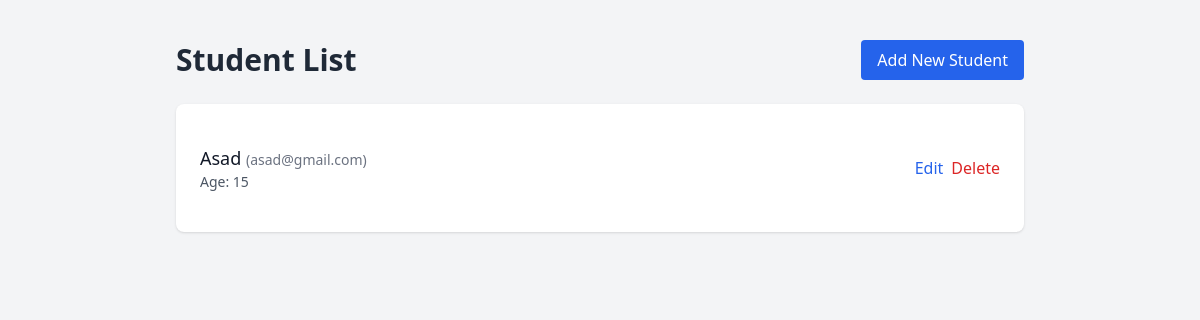
/students/, run on an earlier commit of the app's database.
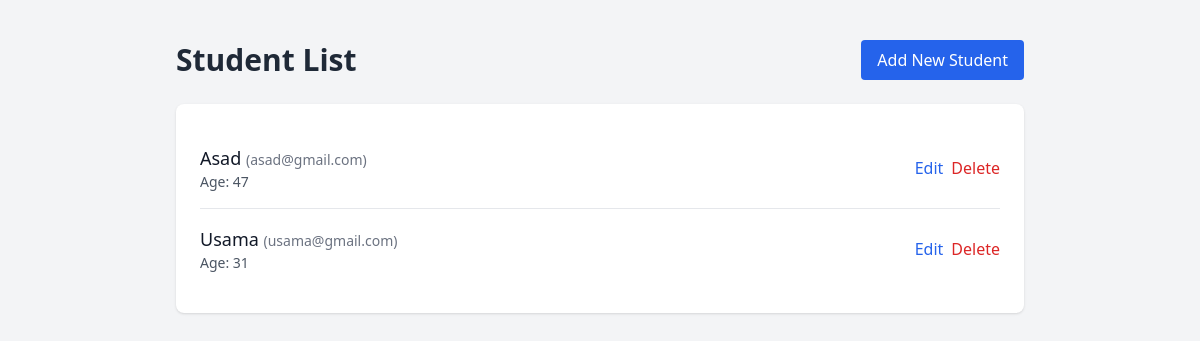
And on a later commit of the database.
### students/models.py (models this page shows, shortened)
class Student(models.Model):
    name = models.CharField(max_length=100)
    email = models.EmailField(unique=True)
    age = models.IntegerField()

### students/views.py (the view)
# urls.py: path('', views.student_list, name='student_list'),
def student_list(request):
    students = Student.objects.all()
    return render(request, 'students/student_list.html', {'students': students})

### students/templates/students/student_list.html (shortened to what this page needs)
<!DOCTYPE html>
<html lang="en">
<head>
    <script src="https://cdn.tailwindcss.com"></script>
</head>
<body class="bg-gray-100 min-h-screen font-sans">
    <div class="max-w-4xl mx-auto py-10 px-6">
        <div class="flex items-center justify-between mb-6">
            <h1 class="text-3xl font-bold text-gray-800">Student List</h1>
            <a href="{% url 'student_create' %}" class="bg-blue-600 text-white px-4 py-2 rounded hover:bg-blue-700 transition">Add New Student</a>
        </div>
        <div class="bg-white shadow rounded-lg p-6">
            <ul class="divide-y divide-gray-200">
                {% for student in students %}
                    <li class="py-4 flex items-center justify-between">
                        <div>
                            <p class="text-lg font-medium text-gray-900">{{ student.name }} <span class="text-sm text-gray-500">({{ student.email }})</span></p>
                            <p class="text-sm text-gray-600">Age: {{ student.age }}</p>
                        </div>
                        <div class="flex space-x-2">
                            <a href="{% url 'student_update' student.pk %}" class="text-blue-600 hover:underline">Edit</a>
                            <a href="{% url 'student_delete' student.pk %}" class="text-red-600 hover:underline">Delete</a>
                        </div>
                    </li>
                {% empty %}
                    <li class="py-4 text-gray-500">No students found.</li>
                {% endfor %}
            </ul>
        </div>
    </div>
</body>
</html>

What changed in the data, as far as the page shows it:
changed Student "Asad": age "15" → "47"
added Student: name "Usama", email "usama@gmail.com", age "31"
